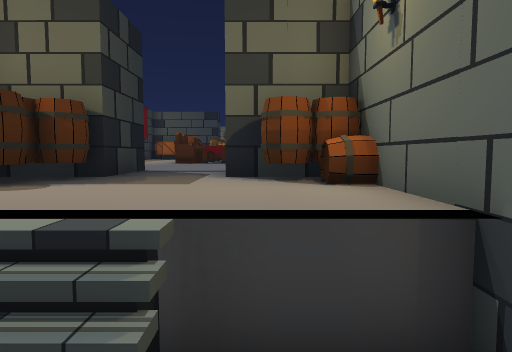
view 1 (above)

17 first-person views from a walk through a 3-D level made in the Unity game engine. The camera is 1.4 m above the floor, tilts 4° down and sees 75° across. Doors are open. The floor is counted in squares, 1 m on a side. Each view is taken from the middle of a square. On the plan, view 1 faces up. The plan holds only what a view shows up to about 15 squares ahead; the rest is blank. The place goes on beyond the plan.

view 2
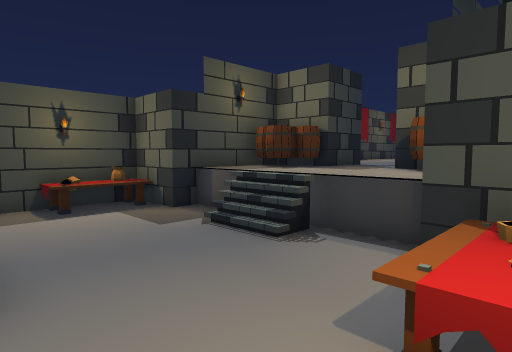

view 3
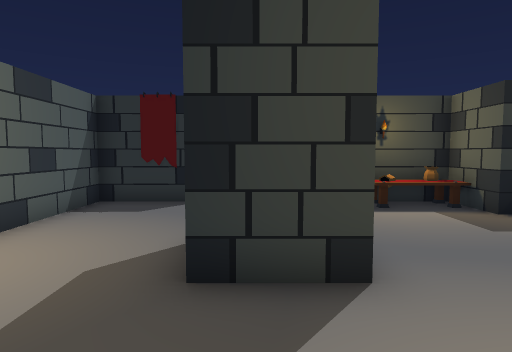

view 4
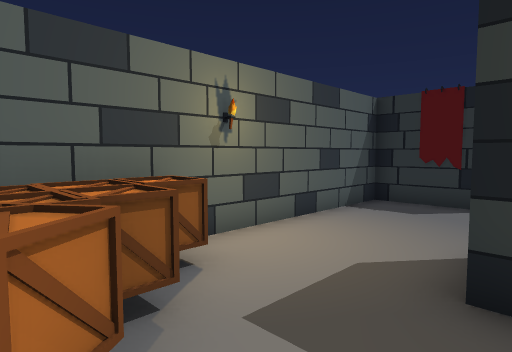

view 5
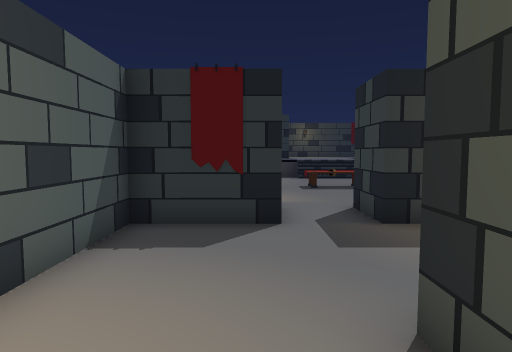

view 6
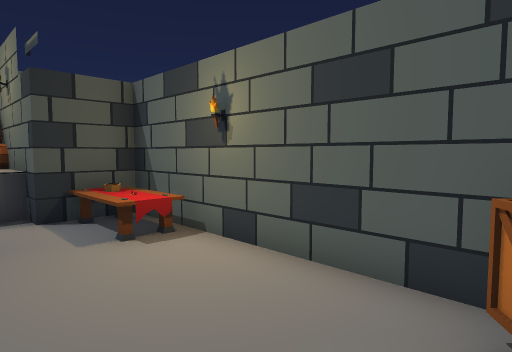

view 7
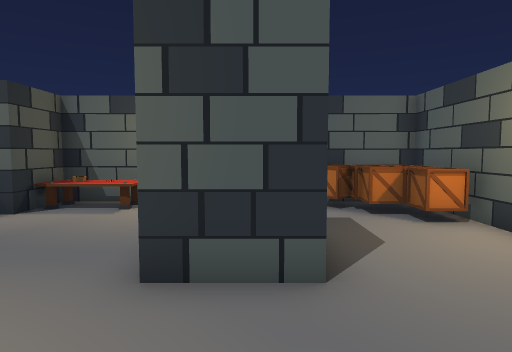

view 8
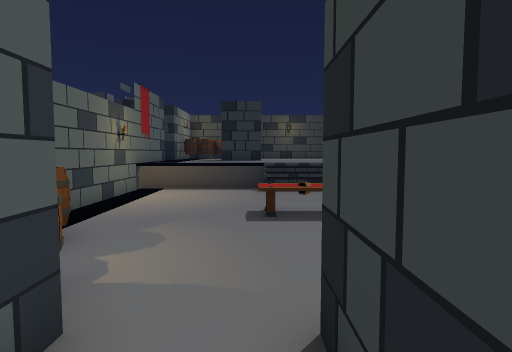

view 9
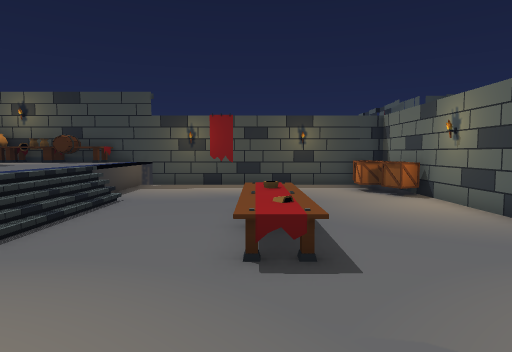

view 10
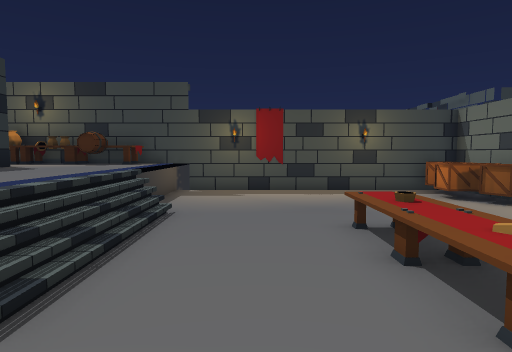

view 11
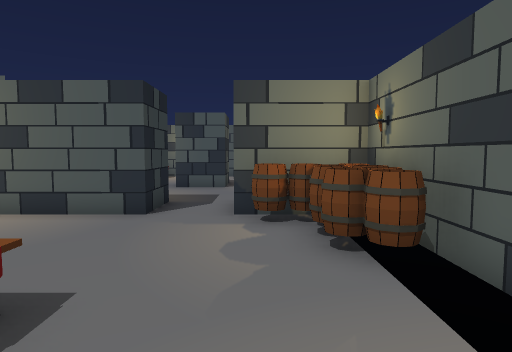

view 12
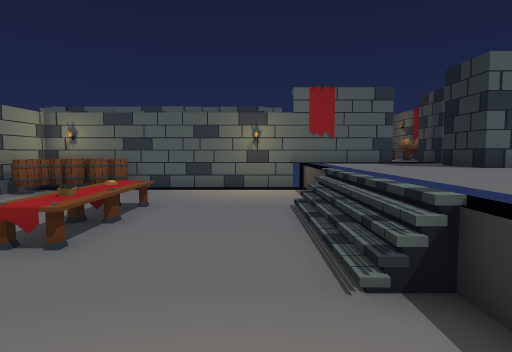

view 13
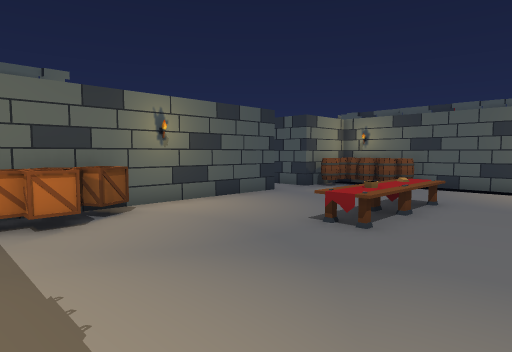

view 14
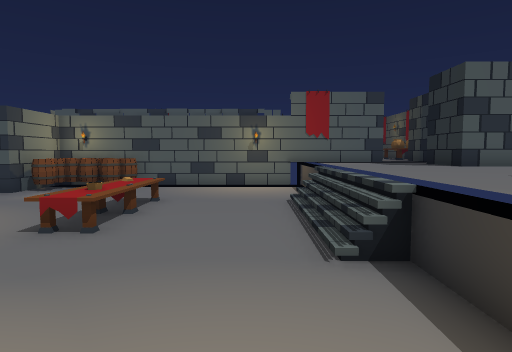

view 15
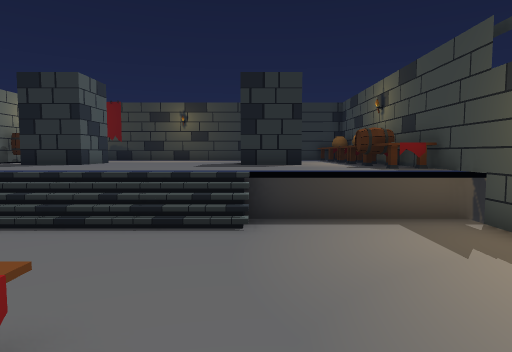

view 16
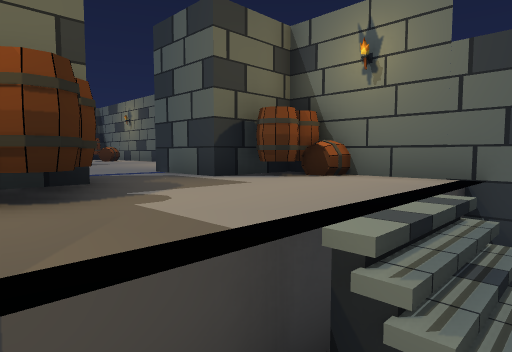

view 17
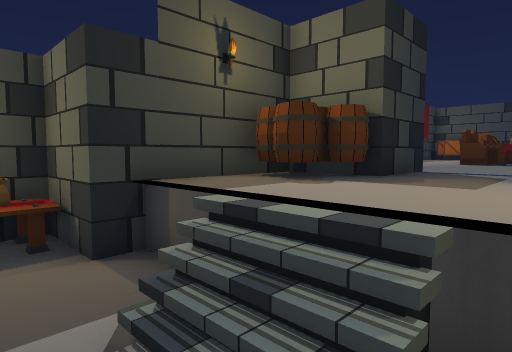

### Floor plan
Key: @ floor where view 1 was taken; # wall or solid block; . floor; / step, stairs or slope; D open door; = window, fence, low wall or low ledge; ^ raised ledge; B barrel; P pot; T table; I pillar; A banner; C crate; O other object.
Columns run from 21 left of view 1 to 4 right of it. Each row starts with its distance up from view 1.
  9                   ^^^^
  8                   ^^^^
  7 ##############    #DD#
  6 TT=...A....CC#  ^##^^##^
  5 BT=........CC#  # B^^BB#
  4 ^^=........CC#  ^BB^^^B#
  3 ^^=.........C#  #^^^^^^^
  2 ^^=/.........####^^^^^^###
  1 ^^//.........##P.......TP#
  0 ^^//...TT....##O.....@.T #
 -1 ^^//...PT....##O.......TT#
 -2 ^^//...TT....##..........#
 -3 ^^//...PT....##....I#....#
 -4 ^^=....TT....DD....##....#
 -5 ^^=..........DD..........#
 -6 ^^=.........B##........CC#
 -7 ^^=.......BBB##A.......CC#
 -8 ^^^......BBOO##.......CCC#
 -9 ^#########################

Positions as (right, up) in squares from view 1, and headings:
1: (0, 0), facing up
2: (3, -3), facing up-left
3: (3, -4), facing left
4: (3, -4), facing down-left
5: (0, -6), facing left
6: (0, -6), facing up-right
7: (-6, -4), facing right
8: (-6, -4), facing left
9: (-14, -8), facing up
10: (-16, -6), facing up
11: (-16, -6), facing right
12: (-17, 5), facing down
13: (-17, 6), facing down-right
14: (-17, 6), facing down
15: (-12, 2), facing left
16: (-4, 1), facing up-right
17: (0, 0), facing up-left
